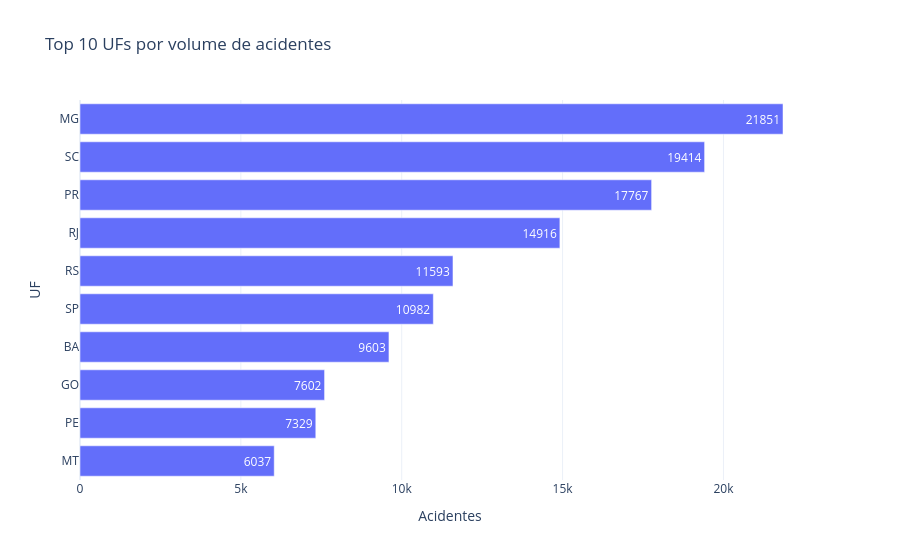

Notebook cell for this chart:
### Markdown cell above
## 7. Distribuição geográfica: estados e regiões

A análise por UF mostra a concentração absoluta dos acidentes.  
Porém, para evitar conclusões superficiais, também é importante observar a letalidade proporcional, pois um estado pode ter menos acidentes e, ainda assim, apresentar maior gravidade relativa.

### Code cell
uf = (
    df.groupby("uf", as_index=False)
    .agg(
        acidentes=("id", "count"),
        mortos=("mortos", "sum"),
        feridos=("feridos", "sum"),
        fatais=("acidente_fatal", "sum")
    )
)

uf["letalidade_%"] = (uf["mortos"] / uf["acidentes"] * 100).round(2)

fig = px.bar(
    uf.sort_values("acidentes", ascending=False).head(10).sort_values("acidentes"),
    x="acidentes",
    y="uf",
    orientation="h",
    text="acidentes",
    title="Top 10 UFs por volume de acidentes",
    labels={"uf": "UF", "acidentes": "Acidentes"}
)

fig.update_layout(template="plotly_white")
fig.show()

uf.sort_values("acidentes", ascending=False).head(10)

### Figure 1 — Plotly figure (JSON) as saved in the notebook; plotly's stock layout.template omitted (floating-point values rounded to 4 significant figures)
{"data": [{"alignmentgroup": "True", "hovertemplate": "Acidentes=%{text}<br>UF=%{y}<extra></extra>", "legendgroup": "", "marker": {"color": "#636efa", "pattern": {"shape": ""}}, "name": "", "offsetgroup": "", "orientation": "h", "showlegend": false, "text": [6037, 7329, 7602, 9603, 10982, 11593, 14916, 17767, 19414, 21851], "textposition": "auto", "type": "bar", "x": [6037, 7329, 7602, 9603, 10982, 11593, 14916, 17767, 19414, 21851], "xaxis": "x", "y": ["MT", "PE", "GO", "BA", "SP", "RS", "RJ", "PR", "SC", "MG"], "yaxis": "y"}], "layout": {"barmode": "relative", "legend": {"tracegroupgap": 0}, "title": {"text": "Top 10 UFs por volume de acidentes"}, "xaxis": {"anchor": "y", "domain": [0, 1], "title": {"text": "Acidentes"}}, "yaxis": {"anchor": "x", "domain": [0, 1], "title": {"text": "UF"}}}}
